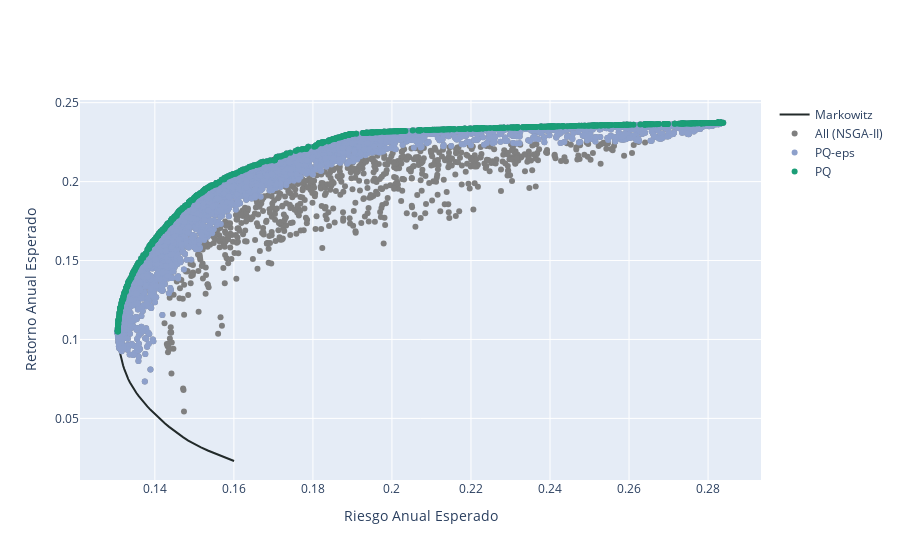

Source (notebook cell):
### Code cell
frames = [FA_nsgaii, FA_nsgaii_best_eps, FA_nsgaii_best]
labels = ['All (NSGA-II)', 'PQ-eps', 'PQ']
fig=my_plotting.plotting_samples_plotly(ef_R, frames, labels, colors)
